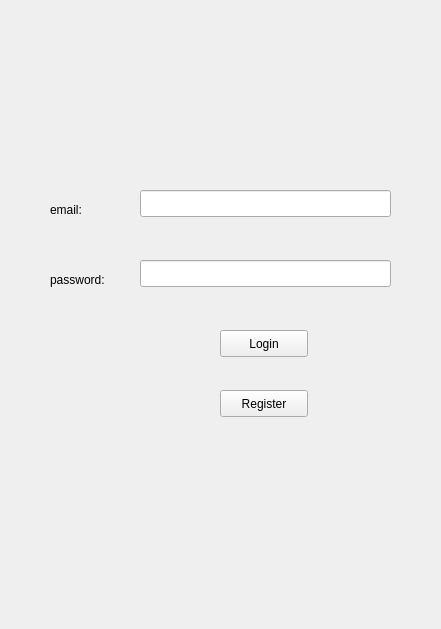
<?xml version="1.0" encoding="UTF-8"?>
<ui version="4.0">
 <class>ClientLoginWidget</class>
 <widget class="QWidget" name="ClientLoginWidget">
  <property name="geometry">
   <rect>
    <x>0</x>
    <y>0</y>
    <width>441</width>
    <height>629</height>
   </rect>
  </property>
  <property name="windowTitle">
   <string>Client Login</string>
  </property>
  <widget class="QLineEdit" name="emailLineEdit">
   <property name="geometry">
    <rect>
     <x>140</x>
     <y>190</y>
     <width>251</width>
     <height>27</height>
    </rect>
   </property>
  </widget>
  <widget class="QLabel" name="emailLabel">
   <property name="geometry">
    <rect>
     <x>50</x>
     <y>200</y>
     <width>67</width>
     <height>19</height>
    </rect>
   </property>
   <property name="text">
    <string>email:</string>
   </property>
  </widget>
  <widget class="QLabel" name="passwordLabel">
   <property name="geometry">
    <rect>
     <x>50</x>
     <y>270</y>
     <width>67</width>
     <height>19</height>
    </rect>
   </property>
   <property name="text">
    <string>password:</string>
   </property>
  </widget>
  <widget class="QLineEdit" name="passwordLineEdit">
   <property name="geometry">
    <rect>
     <x>140</x>
     <y>260</y>
     <width>251</width>
     <height>27</height>
    </rect>
   </property>
  </widget>
  <widget class="QPushButton" name="loginPushButton">
   <property name="geometry">
    <rect>
     <x>220</x>
     <y>330</y>
     <width>88</width>
     <height>27</height>
    </rect>
   </property>
   <property name="text">
    <string>Login</string>
   </property>
  </widget>
  <widget class="QPushButton" name="registerPushButton">
   <property name="geometry">
    <rect>
     <x>220</x>
     <y>390</y>
     <width>88</width>
     <height>27</height>
    </rect>
   </property>
   <property name="text">
    <string>Register</string>
   </property>
  </widget>
 </widget>
 <resources/>
 <connections/>
</ui>
